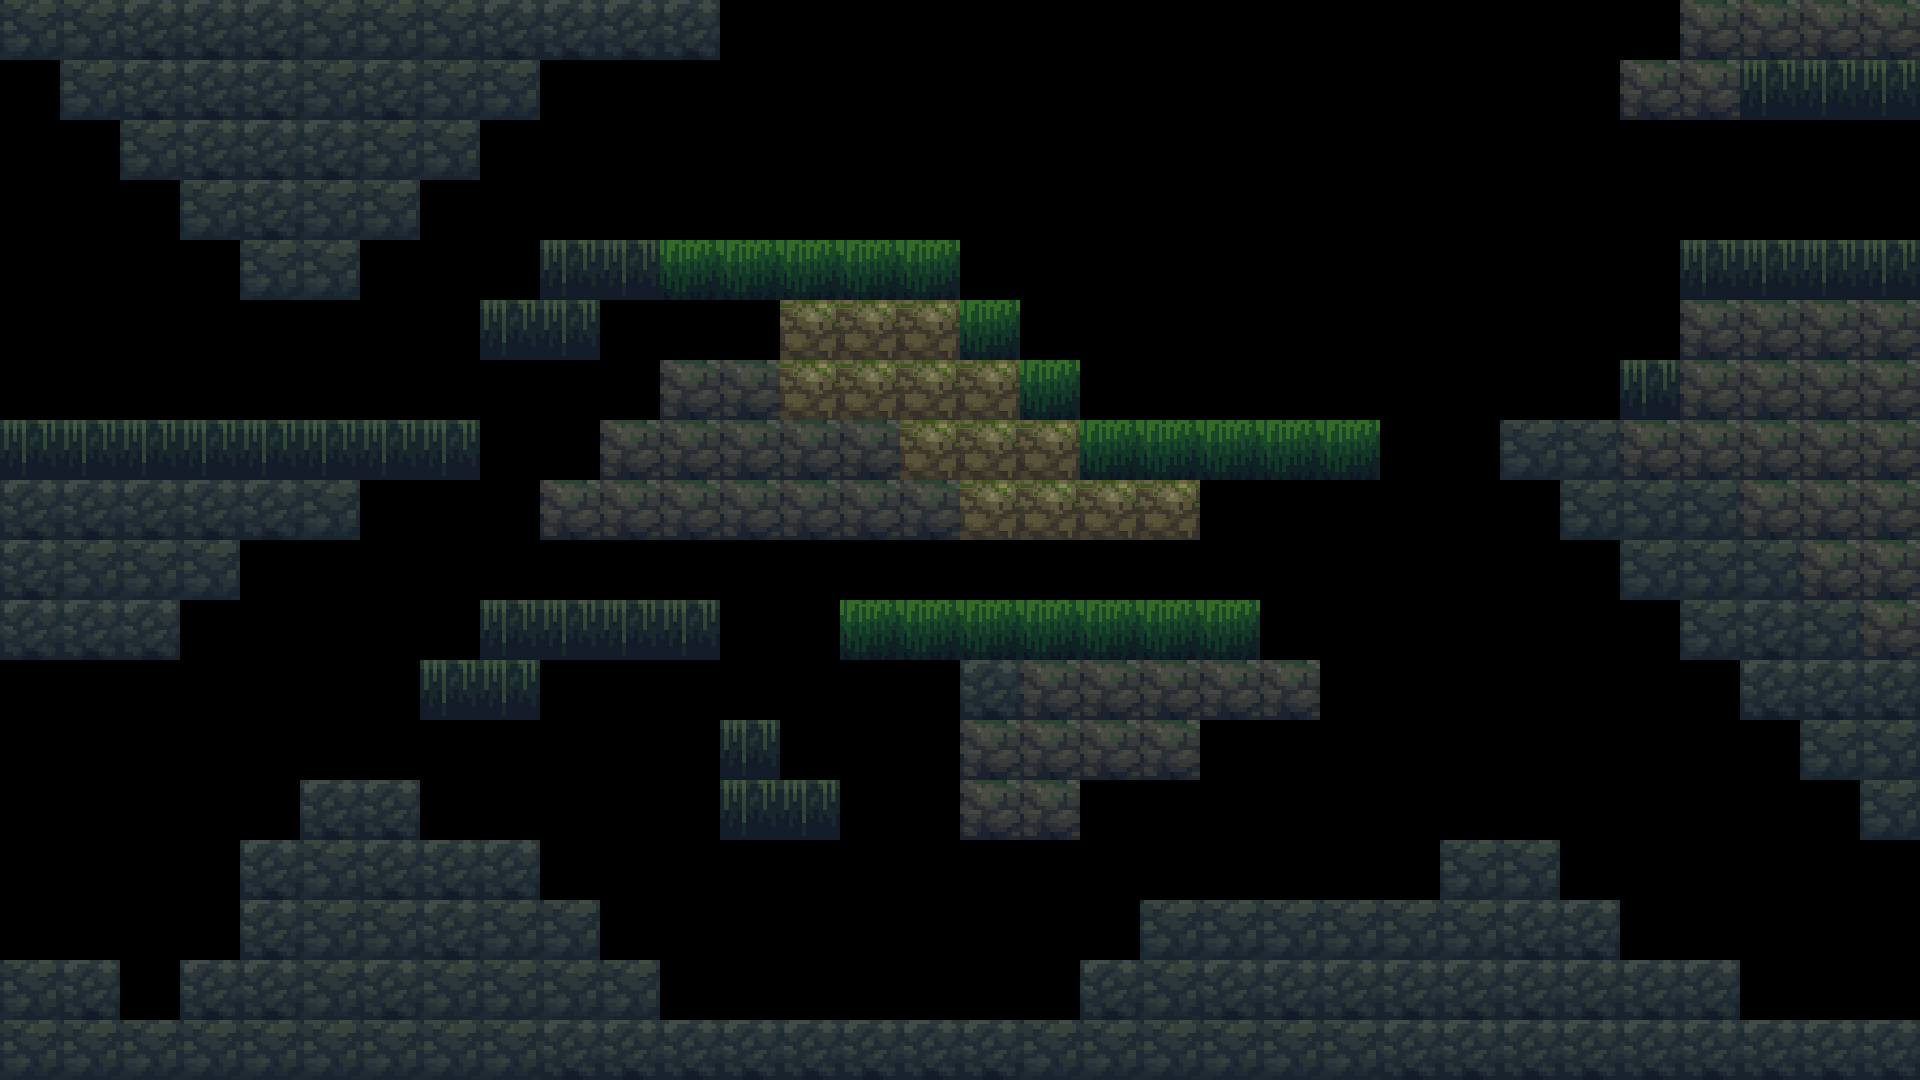

A 2D game scene composited from a Tiled map and its tileset images. What follows is a short description and the map's XML, with every tile layer's data as written:
An orthogonal 32x18 tile map with 60x60 px tiles, 1 tile layer (Tile Layer 1), 2 tilesets.

<map version="1.10" tiledversion="1.11.2" orientation="orthogonal" renderorder="right-down" width="32" height="18" tilewidth="60" tileheight="60" infinite="0" nextlayerid="2" nextobjectid="1">
 <editorsettings>
  <export format="csv" />
 </editorsettings>
 <tileset firstgid="1" name="in_cave" tilewidth="60" tileheight="60" tilecount="5" columns="0">
  <grid orientation="orthogonal" width="1" height="1" />
  <tile id="0">
   <image source="../assets/mossyblock.png" width="60" height="60" />
  </tile>
  <tile id="1">
   <image source="../assets/stoneblock.png" width="60" height="60" />
  </tile>
  <tile id="2">
   <image source="../assets/vineblock.png" width="60" height="60" />
  </tile>
  <tile id="3">
   <image source="../assets/vinevineblock.png" width="60" height="60" />
  </tile>
  <tile id="4">
   <image source="../assets/wetstoneblock.png" width="60" height="60" />
  </tile>
 </tileset>
 <tileset firstgid="6" source="tileset_incave.tsx" />
 <layer id="1" name="Tile Layer 1" width="32" height="18">
  <data encoding="csv">
5,5,7,2,2,5,5,5,7,7,7,7,0,0,0,0,0,0,0,0,0,0,0,0,0,0,0,0,6,6,6,6,
0,5,7,7,7,5,2,5,5,0,0,0,0,0,0,0,0,0,0,0,0,0,0,0,0,0,0,6,6,3,3,3,
0,0,5,7,7,7,5,5,0,0,0,0,0,0,0,0,0,0,0,0,0,0,0,0,0,0,0,0,0,0,0,0,
0,0,0,5,7,5,5,0,0,0,0,0,0,0,0,0,0,0,0,0,0,0,0,0,0,0,0,0,0,0,0,0,
0,0,0,0,5,5,0,0,0,8,3,9,9,4,4,4,0,0,0,0,0,0,0,0,0,0,0,0,3,3,3,3,
0,0,0,0,0,0,0,0,8,3,0,0,0,15,15,15,9,0,0,0,0,0,0,0,0,0,0,0,6,6,6,6,
0,0,0,0,0,0,0,0,0,0,0,6,6,15,15,15,15,9,0,0,0,0,0,0,0,0,0,3,6,6,6,6,
3,3,3,3,3,3,3,3,0,0,6,6,6,6,6,15,15,15,4,4,4,4,4,0,0,10,10,6,6,6,6,6,
7,7,7,7,7,5,0,0,0,6,6,6,6,6,6,6,15,15,15,15,0,0,0,0,0,0,10,10,10,6,6,6,
7,5,5,5,0,0,0,0,0,0,0,0,0,0,0,0,0,0,0,0,0,0,0,0,0,0,0,10,10,10,6,6,
7,7,7,0,0,0,0,0,3,3,3,3,0,0,4,4,4,9,9,9,9,0,0,0,0,0,0,0,10,7,10,6,
0,0,0,0,0,0,0,3,3,0,0,0,0,0,0,0,2,1,1,1,1,1,0,0,0,0,0,0,0,7,7,7,
0,0,0,0,0,0,0,0,0,0,0,0,8,0,0,0,1,1,1,1,0,0,0,0,0,0,0,0,0,0,10,10,
0,0,0,0,0,2,2,0,0,0,0,0,8,8,0,0,1,1,0,0,0,0,0,0,0,0,0,0,0,0,0,10,
0,0,0,0,2,10,7,7,2,0,0,0,0,0,0,0,0,0,0,0,0,0,0,0,10,10,0,0,0,0,0,0,
0,0,0,0,2,10,10,7,5,5,0,0,0,0,0,0,0,0,0,5,5,5,5,5,5,2,2,0,0,0,0,0,
10,2,0,2,2,10,2,10,10,10,10,0,0,0,0,0,0,0,2,5,7,7,7,7,7,2,2,2,2,0,0,0,
10,10,10,10,10,10,5,5,10,7,7,7,7,7,7,7,7,10,10,10,10,10,10,7,7,2,2,2,2,2,2,2
</data>
 </layer>
</map>
